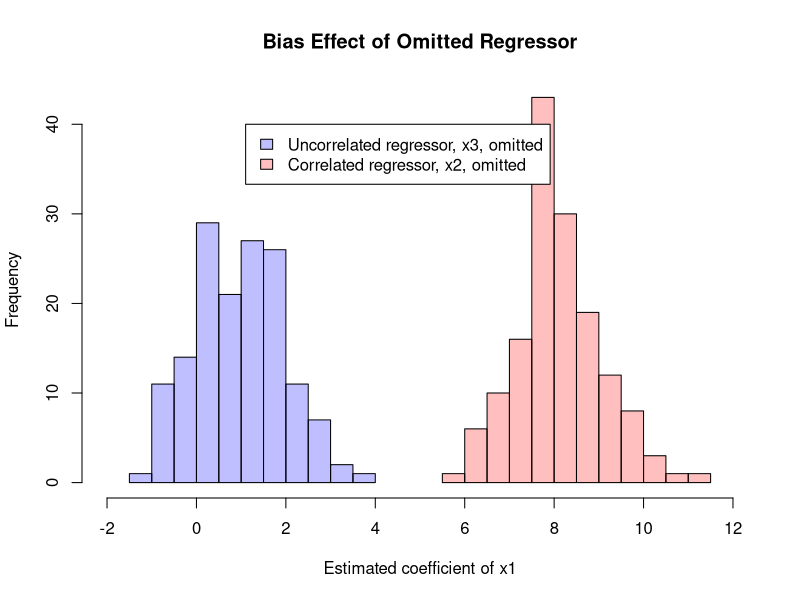

Generate this figure with R:
## 1

set.seed(45678)
p1 <- hist(rnorm(150, mean = 1), plot=FALSE)
p2 <- hist(rnorm(150, mean = 8), plot=FALSE)
yrange <- c(0, max(p1$counts, p2$counts))
plot(p1, col=rgb(0,0,1,1/4), xlim=range(-2,12), ylim=yrange, xlab="Estimated coefficient of x1",
     main="Bias Effect of Omitted Regressor")
plot(p2, col=rgb(1,0,0,1/4), xlim=range(-2,12), ylim=yrange, add=TRUE)
legend(1.1, 40, c("Uncorrelated regressor, x3, omitted", "Correlated regressor, x2, omitted"),
       fill=c(rgb(0,0,1,1/4), rgb(1,0,0,1/4)))
